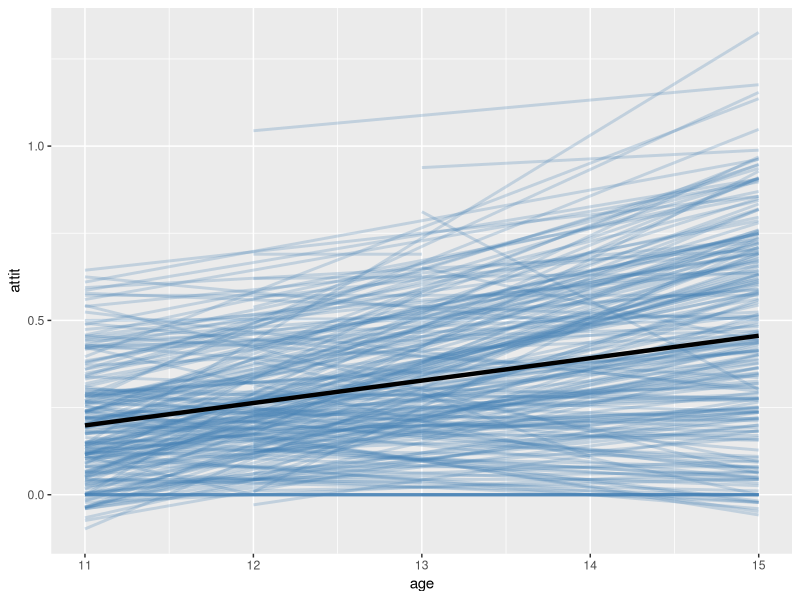
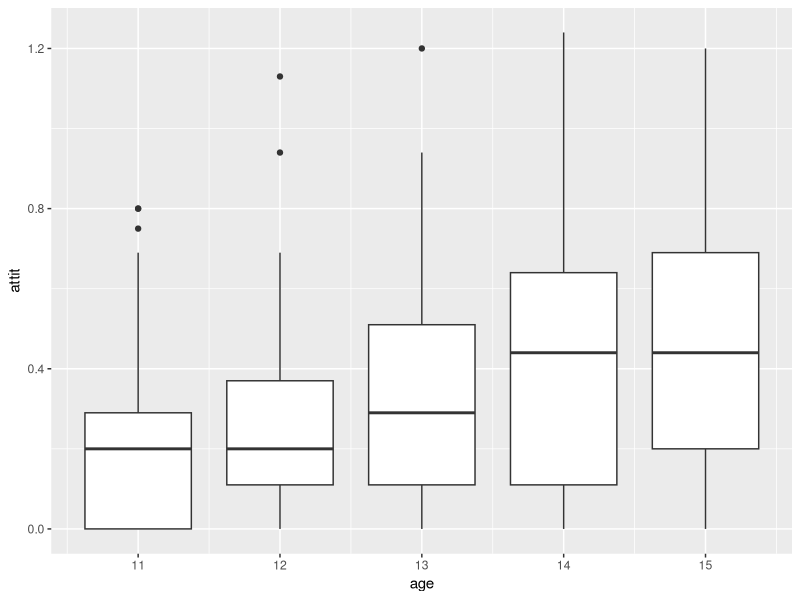

Write the R code that produced these figures, in order.
## ---- chunk 1
library(dplyr)
library(ggplot2)
library(lme4)
library(nlme)
d <- read.csv("nys.csv")
d <- select(d, -expo, -ind1, -ind2, -ind3, -ind4, -ind5)
head(d)

alpha_blue <- adjustcolor("steelblue", alpha.f = .25)
ggplot(d, aes(x = age, y = attit, group = id)) + 
  stat_smooth(method = "lm", se = FALSE, color = alpha_blue) + 
  stat_smooth(mapping = aes(group = NULL), method = "lm", size = 1.5, se = FALSE, color = "black")

ggplot(d, aes(x = age, y = attit, group = age)) + geom_boxplot()

